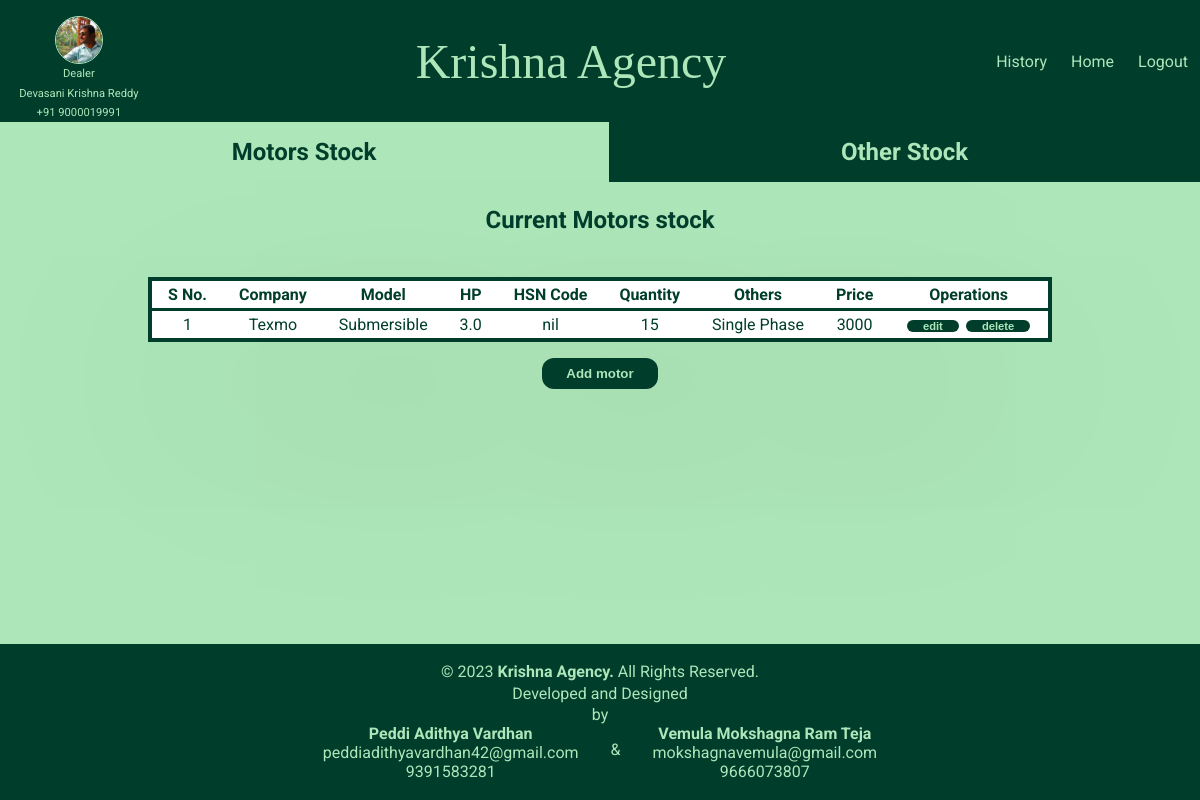
/stock_page/ (signed in), run on an earlier commit of the app's database.
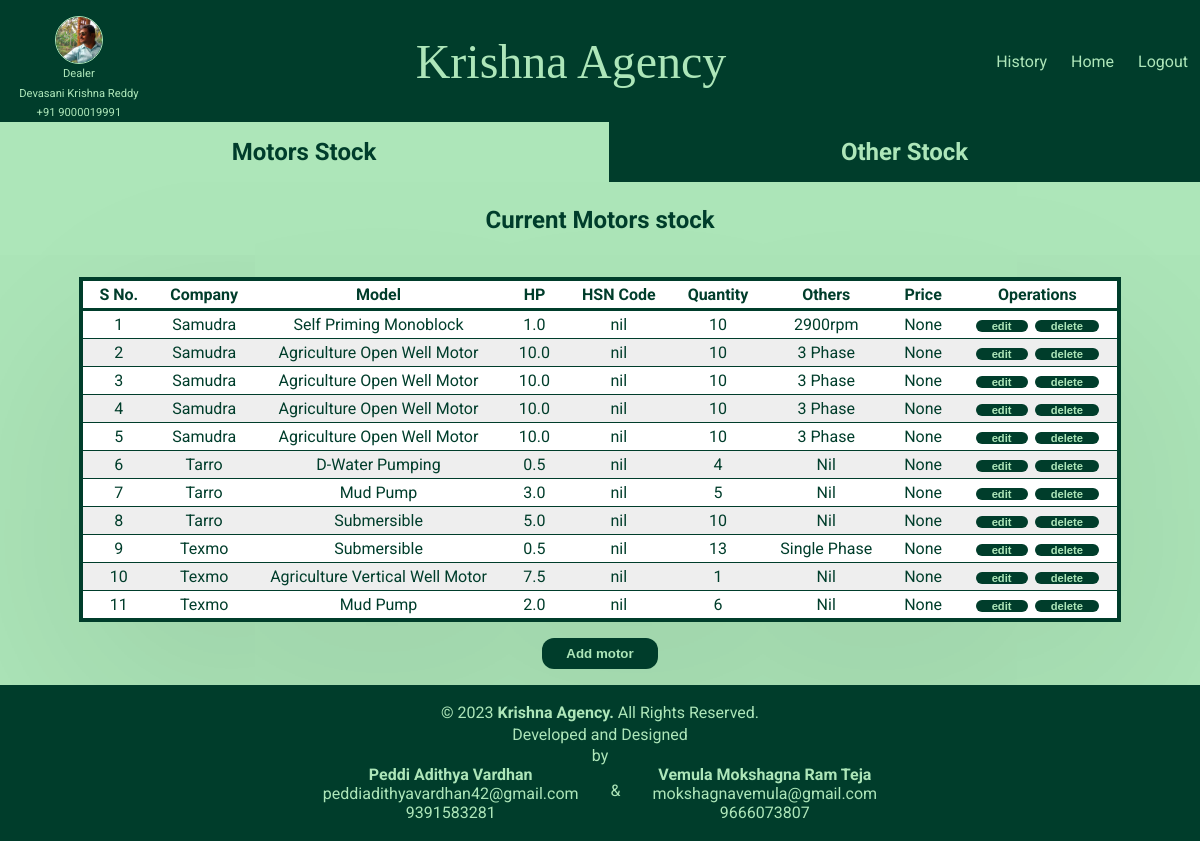
And on a later commit of the database.
### stock/models.py (models this page shows, shortened)
class motor_products(models.Model):
    company=models.CharField(max_length=50)
    model_name=models.CharField(max_length=100)
    hp=models.DecimalField(max_digits=3, decimal_places=1)
    others=models.CharField(max_length=100)
    quantity=models.IntegerField()
    hsncode=models.CharField(max_length=50)
    price=models.IntegerField(null=True)

### stock/views.py (the view)
# urls.py: path("stock_page/", views.stock_page, name='stockpage'),
@login_required(login_url='loginpage')
def stock_page(request):
    present_stock=motor_products.objects.all().order_by("company")
    other_stock=other_products.objects.all().order_by("item_name")
    return render(request, "stock/stock.html",{
        "present_stock":present_stock,
        "other_stock":other_stock
    })

### stock/templates/stock/stock.html (shortened to what this page needs)
{% extends 'stock_base.html' %}
{% load static %}
{% block page_css %}
    <link rel="stylesheet" href="{% static "stock/stock.css" %}">
{% endblock page_css %}
{% block page_body %}
<main>
    <div class="options">
        <div class="op current" id="op1"><span class="unline">Motors Stock</span></div>
        <div class="op" id="op2"><span class="unline">Other Stock</span></div>
    </div>
    <form>
        <div id="motors">
            <h3>Current Motors stock</h3>
            <br>
            <table>
                <thead>
                    <tr>
                        <th>S No. </th>
                        <th>Company</th>
                        <th>Model</th>
                        <th>HP</th>
                        <th>HSN Code</th>
                        <th>Quantity</th>
                        <th>Others</th>
                        <th>Price</th>
                        <th>Operations</th>
                    </tr>
                </thead>
                <tbody>
                    {% for fields in present_stock %}
                    <tr>
                        <td>{{ forloop.counter }}</td>
                        <td>{{fields.company | title}}</td>
                        <td>{{fields.model_name | title}}</td>
                        <td>{{fields.hp}}</td>
                        <td>{{fields.hsncode}}</td>
                        <td>{{fields.quantity}}</td>
                        <td>{{fields.others | title }}</td>
                        <td>{{fields.price}}</td>
                        <td><button class="operations"><a href={% url 'editmotor' fields.id %}>edit</a></button>
                            <button class="operations"><a href={% url 'delete-motor' fields.id %}>delete</a></button>
                        </td>
                    </tr>
                    {% endfor %}
                </tbody>
            </table>
            <button class="abut">
                <a href={% url 'motorsentrypage' %}>
                    Add motor
            </button>
        </div>
    </form>
</main>
{% endblock page_body %}

### templates/stock_base.html (shortened to what this page needs)
{%load static%}
<!DOCTYPE html>
<html lang="en">
<head>
    <link rel="stylesheet" href="{% static "style.css" %}">
    <link rel="stylesheet" href="{% static "stock/includes/header.css" %}">
    <link rel="stylesheet" href="{% static "stock/includes/footer.css" %}">
    {% block page_css %}{% endblock page_css %}
</head>
<body>
    {% include "stock/includes/header.html" %}
    {% block page_body %}{% endblock page_body %}
    {% include "stock/includes/footer.html" %}
</body>
</html>

### stock/templates/stock/includes/header.html
{% load static %}
<header>
    <nav>
        <div class="profilepic">
            <img src="{% static "stock/media/profilepic.jpeg" %}" alt="Krishna">
            <p class="ap">Dealer</p>
            <p class="ap">Devasani Krishna Reddy</p>
            <p class="ap">+91 9000019991</p>
        </div>
        <div class="logo">
                <a href="{% url 'stockpage' %}">
                Krishna Agency
            </a>
        </div>
        <div class="actions">
            <li class="act1"><a href={% url 'history' %}>History</a></li>
            <li class="act2"><a href={% url 'stockpage' %}>Home</a></li>
            <li class="act2"><a href={% url 'logout' %}>Logout</a></li>
        </div>
    </nav>
</header>

### stock/templates/stock/includes/footer.html
{% load static %}
<footer>
    <div class="content">
        <p id="crights">&copy;
            <script>document.write(new Date().getFullYear())</script> <span class="bold">Krishna Agency.</span> All
            Rights Reserved.
        </p>
        <p class="devs"> Developed and Designed  <div > by</div>
            <div class="devnames">
                <div class="name">
                    <span class="bold">Peddi Adithya Vardhan</span>
                    <span>peddiadithyavardhan42@gmail.com</span>
                    <span> 9391583281</span>
                </div>
                <div id="and">& </div>
                <div class="name">
                    <span class="bold">Vemula Mokshagna Ram Teja</span>
                    <span> mokshagnavemula@gmail.com</span>
                    <span> 9666073807</span>
                </div>
            </div>
        </p>
    </div>
</footer>

### static/style.css (style rules this page uses)
* { box-sizing: border-box; }
body { margin: 0; background-color: #ade6b9; font-family: 'Roboto', sans-serif; display: flex; flex-direction: column; min-height: 100vh; }
main { flex-grow: 1; }
header { z-index: 10; }
header, footer { flex-shrink: 0; }

### stock/static/stock/includes/header.css (style rules this page uses)
header { background-color: #003d2b; position: sticky; top: 0; width: 100%; }
nav { display: flex; justify-content: space-between; }
.profilepic { padding: 1rem; padding-bottom: 0; display: flex; flex-direction: column; align-items: center; }
.profilepic p { color: #ade6b9; margin: .2rem; font-size: .7rem; }
.profilepic img { border: 1px solid #ade6b9; border-radius: 50%; width: 3rem; object-fit: contain; }
.logo { font-family: 'Josefin Slab', serif; color: #ade6b9; font-size: 3rem; display: flex; align-items: center; }
.actions { display: flex; justify-content: space-between; align-items: center; }
.actions li { color: #ade6b9; list-style: none; padding: 0 0.75rem 0 0.75rem; }
a { text-decoration: none; color: #ade6b9; }

### stock/static/stock/includes/footer.css (style rules this page uses)
footer { background-color: #003d2b; padding: 1rem; }
.content { display: flex; flex-direction: column; align-items: center; color: #ade6b9; }
.bold { font-weight: 700; }
p { margin: .1rem; }
.devnames { display: flex; justify-content: center; }
.name { display: flex; flex-direction: column; align-items: center; }
#and { margin: 1rem 2rem; }

### stock/static/stock/stock.css (style rules this page uses)
body { margin: 0; color: #003d2b; }
.options { display: flex; width: 100%; cursor: pointer; position: relative; top: 0; user-select: none; }
#op2 { border-left: 1px solid #ade6b9; }
.op { flex-grow: 1; text-align: center; padding: 1rem; font-weight: bold; font-size: 1.5rem; background-color: #003d2b; color: #ade6b9; transition: .4s; }
.unline { transition: .4s; }
h3 { text-align: center; font-size: 1.5rem; user-select: none; }
table { margin: auto; border: 0.3rem solid #003d2b; box-shadow: 0px 72px 500px rgba(0, 0, 0, 0.12); border-collapse: collapse; border-radius: 10px; background-color: #ffffff; }
th, td { padding: 0.25rem 1rem; text-align: center; border-bottom: 1px solid #003d2b; margin: 0; }
tr:nth-child(2n) { background-color: #eeeeee; }
th { border-bottom: 0.2rem solid #003d2b; }
tr:last-child>td { border-bottom: none; }
#others, #motors { transition: 1s; }
button { display: block; margin: 1rem auto; padding: .5rem 1.5rem; background-color: #003d2b; cursor: pointer; border: none; border-radius: 12px; user-select: none; transition: .4s; }
.abut { padding: 0; }
.abut>a { display: block; padding: .5rem 1.5rem; font-weight: bolder; color: #ade6b9; text-decoration: none; }
button>a { font-weight: bolder; color: #ade6b9; text-decoration: none; }
.current { color: #003d2b; background-color: #ade6b9; }
button.operations { display: inline; color: #ade6b9; width: fit-content; font-size: .7rem; margin: .1rem; padding: 0; }
.operations>a { padding: .2rem 1rem; }

What changed in the data, as far as the page shows it:
removed motor_products: company "Texmo", model_name "Submersible", hp "3.0", hsncode "nil", quantity "15", others "Single Phase", price "3000"
added motor_products: company "Samudra", model_name "Self Priming Monoblock", hp "1.0", hsncode "nil", quantity "10", others "2900rpm", price "None"
added motor_products: company "Samudra", model_name "Agriculture Open Well Motor", hp "10.0", hsncode "nil", quantity "10", others "3 Phase", price "None"
added motor_products: company "Samudra", model_name "Agriculture Open Well Motor", hp "10.0", hsncode "nil", quantity "10", others "3 Phase", price "None"
added motor_products: company "Samudra", model_name "Agriculture Open Well Motor", hp "10.0", hsncode "nil", quantity "10", others "3 Phase", price "None"
added motor_products: company "Samudra", model_name "Agriculture Open Well Motor", hp "10.0", hsncode "nil", quantity "10", others "3 Phase", price "None"
added motor_products: company "Tarro", model_name "D-Water Pumping", hp "0.5", hsncode "nil", quantity "4", others "Nil", price "None"
added motor_products: company "Tarro", model_name "Mud Pump", hp "3.0", hsncode "nil", quantity "5", others "Nil", price "None"
added motor_products: company "Tarro", model_name "Submersible", hp "5.0", hsncode "nil", quantity "10", others "Nil", price "None"
added motor_products: company "Texmo", model_name "Submersible", hp "0.5", hsncode "nil", quantity "13", others "Single Phase", price "None"
added motor_products: company "Texmo", model_name "Agriculture Vertical Well Motor", hp "7.5", hsncode "nil", quantity "1", others "Nil", price "None"
added motor_products: company "Texmo", model_name "Mud Pump", hp "2.0", hsncode "nil", quantity "6", others "Nil", price "None"
